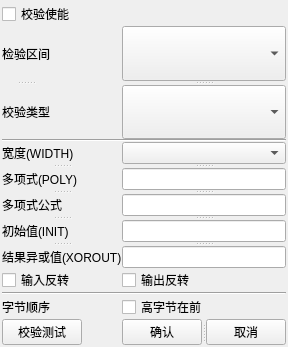
<?xml version="1.0" encoding="UTF-8"?>
<ui version="4.0">
 <class>SubForm_CRC</class>
 <widget class="QWidget" name="SubForm_CRC">
  <property name="geometry">
   <rect>
    <x>0</x>
    <y>0</y>
    <width>288</width>
    <height>347</height>
   </rect>
  </property>
  <property name="windowTitle">
   <string>CRC校验设置</string>
  </property>
  <layout class="QHBoxLayout" name="horizontalLayout">
   <property name="spacing">
    <number>2</number>
   </property>
   <property name="leftMargin">
    <number>2</number>
   </property>
   <property name="topMargin">
    <number>2</number>
   </property>
   <property name="rightMargin">
    <number>2</number>
   </property>
   <property name="bottomMargin">
    <number>2</number>
   </property>
   <item>
    <layout class="QFormLayout" name="formLayout">
     <property name="horizontalSpacing">
      <number>0</number>
     </property>
     <property name="verticalSpacing">
      <number>0</number>
     </property>
     <item row="0" column="0">
      <widget class="QCheckBox" name="check_box_crc_enable">
       <property name="text">
        <string>校验使能</string>
       </property>
      </widget>
     </item>
     <item row="1" column="0">
      <widget class="QSplitter" name="splitter">
       <property name="orientation">
        <enum>Qt::Orientation::Vertical</enum>
       </property>
       <widget class="QLabel" name="label_crc_range">
        <property name="text">
         <string>检验区间</string>
        </property>
       </widget>
       <widget class="QLabel" name="label_crc_type">
        <property name="text">
         <string>校验类型</string>
        </property>
       </widget>
      </widget>
     </item>
     <item row="1" column="1">
      <widget class="QSplitter" name="splitter_2">
       <property name="orientation">
        <enum>Qt::Orientation::Vertical</enum>
       </property>
       <widget class="QComboBox" name="combo_box_crc_range"/>
       <widget class="QComboBox" name="combo_box_crc_type"/>
      </widget>
     </item>
     <item row="2" column="0" colspan="2">
      <widget class="Line" name="line">
       <property name="orientation">
        <enum>Qt::Orientation::Horizontal</enum>
       </property>
      </widget>
     </item>
     <item row="3" column="0">
      <widget class="QSplitter" name="splitter_3">
       <property name="orientation">
        <enum>Qt::Orientation::Vertical</enum>
       </property>
       <widget class="QLabel" name="label_crc_width">
        <property name="text">
         <string>宽度(WIDTH)</string>
        </property>
       </widget>
       <widget class="QLabel" name="label_crc_poly">
        <property name="text">
         <string>多项式(POLY)</string>
        </property>
       </widget>
       <widget class="QLabel" name="label_crc_formula">
        <property name="text">
         <string>多项式公式</string>
        </property>
       </widget>
       <widget class="QLabel" name="label_crc_init">
        <property name="text">
         <string>初始值(INIT)</string>
        </property>
       </widget>
       <widget class="QLabel" name="label_crc_xorout">
        <property name="text">
         <string>结果异或值(XOROUT)</string>
        </property>
       </widget>
      </widget>
     </item>
     <item row="3" column="1">
      <widget class="QSplitter" name="splitter_4">
       <property name="orientation">
        <enum>Qt::Orientation::Vertical</enum>
       </property>
       <widget class="QComboBox" name="combo_box_crc_width"/>
       <widget class="QLineEdit" name="line_edit_crc_poly">
        <property name="text">
         <string/>
        </property>
       </widget>
       <widget class="QLineEdit" name="line_edit_crc_formula">
        <property name="text">
         <string/>
        </property>
       </widget>
       <widget class="QLineEdit" name="line_edit_crc_init">
        <property name="text">
         <string/>
        </property>
       </widget>
       <widget class="QLineEdit" name="line_edit_crc_xorout">
        <property name="text">
         <string/>
        </property>
       </widget>
      </widget>
     </item>
     <item row="4" column="0">
      <widget class="QCheckBox" name="check_box_in_reversal">
       <property name="text">
        <string>输入反转</string>
       </property>
       <property name="checkable">
        <bool>true</bool>
       </property>
      </widget>
     </item>
     <item row="4" column="1">
      <widget class="QCheckBox" name="check_box_out_reversal">
       <property name="text">
        <string>输出反转</string>
       </property>
      </widget>
     </item>
     <item row="5" column="0" colspan="2">
      <widget class="Line" name="line_2">
       <property name="orientation">
        <enum>Qt::Orientation::Horizontal</enum>
       </property>
      </widget>
     </item>
     <item row="7" column="1">
      <widget class="QSplitter" name="splitter_5">
       <property name="orientation">
        <enum>Qt::Orientation::Horizontal</enum>
       </property>
       <widget class="QPushButton" name="button_crc_confirm">
        <property name="text">
         <string>确认</string>
        </property>
       </widget>
       <widget class="QPushButton" name="button_crc_cancel">
        <property name="text">
         <string>取消</string>
        </property>
       </widget>
      </widget>
     </item>
     <item row="6" column="1">
      <widget class="QCheckBox" name="check_box_high_first">
       <property name="text">
        <string>高字节在前</string>
       </property>
      </widget>
     </item>
     <item row="6" column="0">
      <widget class="QLabel" name="label_byte_order">
       <property name="text">
        <string>字节顺序</string>
       </property>
      </widget>
     </item>
     <item row="7" column="0">
      <widget class="QPushButton" name="pushButton_test">
       <property name="text">
        <string>校验测试</string>
       </property>
      </widget>
     </item>
    </layout>
   </item>
  </layout>
 </widget>
 <resources/>
 <connections/>
</ui>
